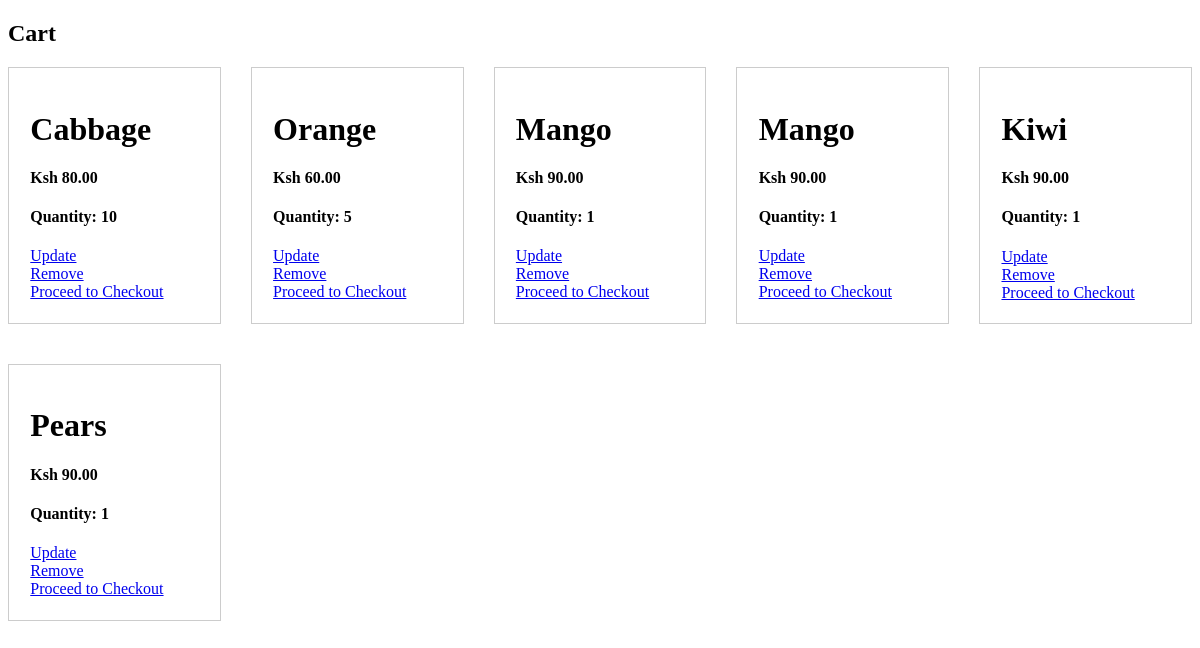
The app's page /cart/cart_list/, older data.
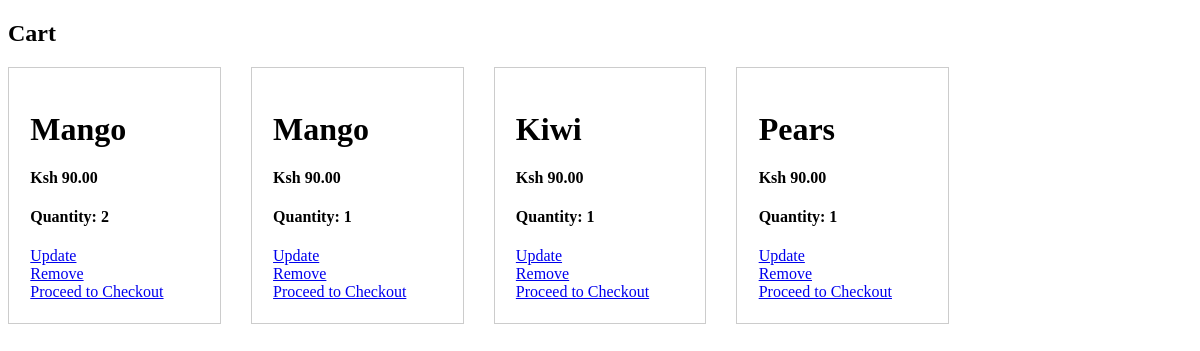
The same page, newer data.
### cart/models.py (models this page shows, shortened)
class Cart(models.Model):
    class Meta:
        verbose_name_plural = "cart"
    name=models.CharField(max_length=32,null=True)
    image=models.ImageField(upload_to='inventory/images/', blank=True, null=True)
    price=models.DecimalField(max_digits=8,decimal_places=2,default=0)
    quantity=models.PositiveIntegerField(default=1)
    user = models.ForeignKey(User, on_delete=models.CASCADE, default=1)
    products = models.ManyToManyField(Product)
    total_price = models.DecimalField(max_digits=8, decimal_places=2, default=0)
    description=models.TextField()

### cart/views.py (the view)
# urls.py: path("cart_list/", views.view_cart,name="product_list_view"),
def view_cart(request):
    items=Cart.objects.all()
    return render(request,"cart/cart.html",{"items":items})

### templates/cart/cart.html (shortened to what this page needs)
<!DOCTYPE html>
<html lang="en">
<head>
</head>
<body>
        <h2>Cart</h2>
        <div class="allcustomers">
        {% for item in items %}
        <div class="product-container">
            <h1 class="item-name">{{ item.name }}</h1>
            <h4 class="item-price">Ksh {{ item.price }}</h4>
            <h4 class="item-name">Quantity: {{ item.quantity }}</h4>
            <a href="{% url 'update_product' id=item.id %}">Update</a><br>
            <a href="{% url 'product_delete' item.id %}">Remove</a><br>
            <a href="{% url 'login' %}">Proceed to Checkout</a>
        </div>
    {% endfor %}
</div>
</body>
</html>

Row changes from the older to the newer data that the page shows:
removed Cart: name "Cabbage", price "80.00", quantity "10"
removed Cart: name "Orange", price "60.00", quantity "5"
changed Cart (number 1 of 4 on the later page): quantity "1" → "2"
